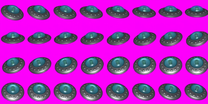
#> input picture tools/upscale/ufo gemini upscaled_fixed.png, 208 x 104 px, shrunk from 1444 x 720 before the run, given in place of ufosheet.png, which was not available; the run also reads 1 picture not shown here
$ python pack_small_asteroids.py 'ufo gemini upscaled_fixed.png' 'ufo gemini upscaled_padded.png' 5 5 1.0 out.png
#> lines starting #> are read from the running program, lines starting #| are printed output that depends on the picture; pictures that were not available may be replaced by others from this repository, and a replacement may not be noted
### tools/upscale/keycompare.py
"""Key out magenta from the GPT/Gemini UFO sheets and compare frame sequences."""
import numpy as np
from PIL import Image

ORIG = "../../web/EvilAliensWeb/wwwroot/Content/gfx/sprites/ufosheet.png"
GPT  = "ufo chatgpt upscaled.png"
GEM  = "ufo gemini upscaled.png"
ROWS, COLS = 4, 8

def key_magenta(rgb):
    """rgb HxWx3 uint8 on magenta -> RGBA straight alpha, despilled."""
    f = rgb.astype(np.float32)
    R, G, B = f[:, :, 0], f[:, :, 1], f[:, :, 2]
    m = (R + B) * 0.5 - G                     # high on magenta, ~0 on grey, <0 on teal
    T = 120.0
    a = np.clip(1.0 - m / T, 0.0, 1.0)
    # despill: remove magenta excess (min(R,B) above G) from R and B
    excess = np.clip(np.minimum(R, B) - G, 0, None)
    R2 = R - excess; B2 = B - excess
    out = np.zeros((*rgb.shape[:2], 4), np.uint8)
    out[:, :, 0] = np.clip(R2, 0, 255); out[:, :, 1] = np.clip(G, 0, 255)
    out[:, :, 2] = np.clip(B2, 0, 255); out[:, :, 3] = (a * 255 + 0.5).astype(np.uint8)
    return out

def cell(img, r, c):
    H, W = img.shape[:2]
    x0 = round(c * W / COLS); x1 = round((c + 1) * W / COLS)
    y0 = round(r * H / ROWS); y1 = round((r + 1) * H / ROWS)
    return img[y0:y1, x0:x1]

def orig_cell(img, r, c):
    return img[r*49:r*49+48, c*49:c*49+48]

def checker(rgba, Z):
    im = np.asarray(Image.fromarray(rgba, "RGBA").resize((Z, Z), Image.LANCZOS)).astype(float)
    a = im[:, :, 3:4] / 255.0
    bg = np.zeros((Z, Z, 3)); s = 10
    for y in range(0, Z, s):
        for x in range(0, Z, s):
            bg[y:y+s, x:x+s] = 90 if ((x//s + y//s) % 2) else 140
    return (im[:, :, :3] * a + bg * (1 - a)).astype(np.uint8)

orig = np.asarray(Image.open(ORIG).convert("RGBA"))
gpt  = key_magenta(np.asarray(Image.open(GPT).convert("RGB")))
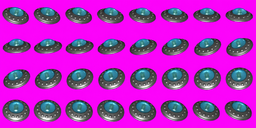
#> input picture tools/upscale/ufo chatgpt upscaled.png, 256 x 128 px, shrunk from 1775 x 886 before the run
gem  = key_magenta(np.asarray(Image.open(GEM).convert("RGB")))
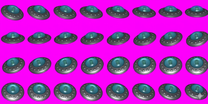
#> input picture tools/upscale/ufo gemini upscaled.png, 208 x 104 px, shrunk from 1444 x 720 before the run
#> in key_magenta (call 2), `out[:, :, 3] = (a * 255 + 0.5).astype(np.uint8)`:
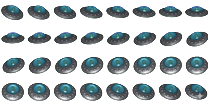
#> out: shape (104, 208, 4); mean of channels 0, 1, 2, 3 30.3, 37.5, 40.4, 94.4; transparent parts drawn white

Z = 240; gap = 8; row = 0; PICK = [0, 2, 4, 6]  # every-other frame, top row
def strip(getter, src, is_orig=False):
#> called with is_orig = True
    cells = []
    for c in PICK:
        rgba = orig_cell(src, row, c) if is_orig else getter(src, row, c)
        cells.append(checker(rgba, Z))
        cells.append(np.full((Z, gap, 3), 30, np.uint8))
#> after the loop, cells = 8 items
    return np.hstack(cells[:-1])

s_orig = strip(None, orig, True)
s_gpt  = strip(cell, gpt)
s_gem  = strip(cell, gem)
#> call 3 of strip, with is_orig = False
#> the loop in strip (call 3), `for c in PICK:` made 4 passes
#> pass 1, in checker (call 9), `im = np.asarray(Image.fromarray(rgba, "RGBA").resize((Z, Z), Image.LAN..`:
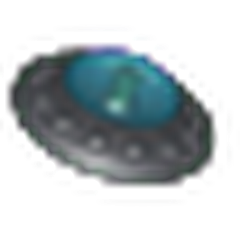
#> im: shape (240, 240, 4) float64; mean of channels 0, 1, 2, 3 32, 40.4, 44.6, 92.7; transparent parts drawn white
#> pass 1, in checker (call 9), `a = im[:, :, 3:4] / 255.0`:
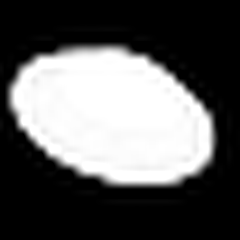
#> a: shape (240, 240, 1) float64; min 0, max 1, mean 0.364
#> in strip (call 3), `return np.hstack(cells[:-1])`:
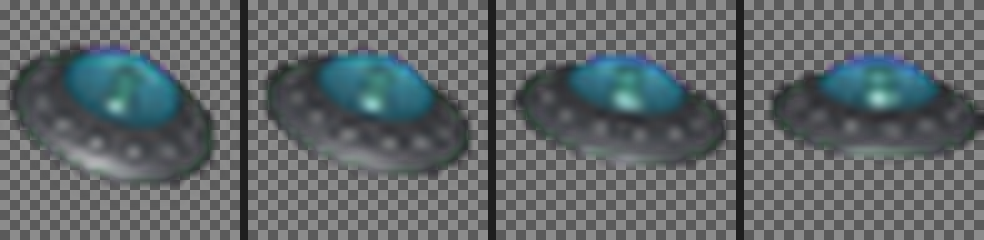
#> returned value: shape (240, 984, 3); mean of channels 0, 1, 2 97.8, 104, 106.2; drawn as R, G, B
vgap = np.full((gap, s_orig.shape[1], 3), 30, np.uint8)
full = np.vstack([s_orig, vgap, s_gpt, vgap, s_gem])
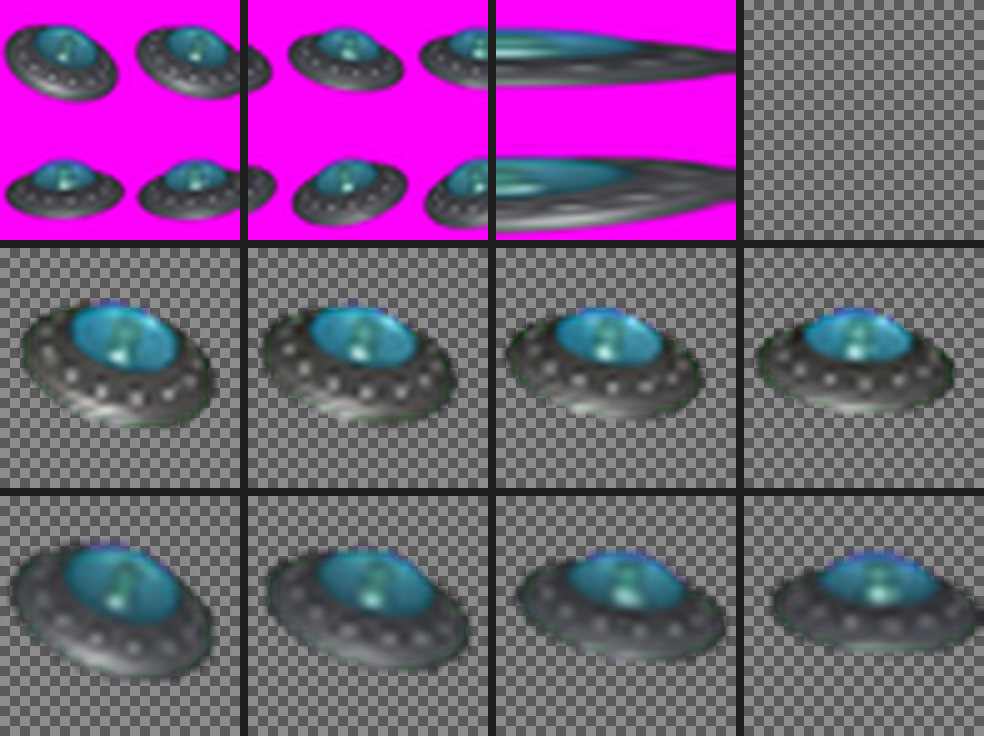
#> full: shape (736, 984, 3); mean R, G, B 117.4, 87.1, 125
Image.fromarray(full, "RGB").save("out/_rotation_check.png")
print("saved out/_rotation_check.png  (rows: ORIGINAL | CHATGPT | GEMINI, frames 0-7)")

# also full keyed sheets for the record
Image.fromarray(gpt, "RGBA").save("out/_ufo_chatgpt_keyed.png")
Image.fromarray(gem, "RGBA").save("out/_ufo_gemini_keyed.png")
print("saved keyed sheets")

### tools/upscale/pack_small_asteroids.py
"""Slice a grid of magenta-background asteroid variants, key them, and footprint-match each
to the ORIGINAL asteroid design * FACTOR -- i.e. the same recipe that made asteroid2 HD
(silhouette = orig_silhouette*3, canvas = orig_canvas*3), but at a LOWER factor so the
"normal" asteroids (drawn at scale 0.45) aren't massively oversampled.

The big asteroid keeps the 3x asteroid2; these small ones are for the random normal pool.
Single still frame each (rotation is a draw-time transform), straight alpha, design width =
orig canvas width (registered in AlienDrawableGameComponent.DesignFrameWidth), so on-screen
size + collision are IDENTICAL to the old Asteroid1..4 while using far fewer texels.

usage: python pack_small_asteroids.py <grid.png> <orig.png> <cols> <rows> <factor> <out_prefix>
  e.g. python pack_small_asteroids.py ../../new_assets_raw/asteroids_hd_smaller.png \
       ../../web/.../sprites/asteroid2.png.orig 2 2 1.5 out/asteroidsmall
writes <out_prefix>1.png .. <out_prefix>N.png (+ _preview.png on a checker).
"""
import sys, numpy as np
from PIL import Image
from keycompare import key_magenta

GRID, ORIG = sys.argv[1], sys.argv[2]
COLS, ROWS = int(sys.argv[3]), int(sys.argv[4])
FACTOR = float(sys.argv[5])
OUTP = sys.argv[6]


def sbbox(a, thr=40):
    ys, xs = np.where(a > thr)
    return xs.min(), ys.min(), xs.max(), ys.max()


orig = np.asarray(Image.open(ORIG).convert("RGBA"))
oH, oW = orig.shape[:2]
#> oH = 118; oW = 184
ox0, oy0, ox1, oy1 = sbbox(orig[:, :, 3])
#> ox0 = 0; oy0 = 0; ox1 = 183; oy1 = 117
osw, osh = ox1 - ox0 + 1, oy1 - oy0 + 1            # orig silhouette w,h
#> osw = 184; osh = 118
canW, canH = round(oW * FACTOR), round(oH * FACTOR)  # target canvas = orig canvas * factor
#> canW = 184; canH = 118
tsw, tsh = osw * FACTOR, osh * FACTOR                 # target silhouette = orig silhouette * factor
#> tsw = 184; tsh = 118
print(f"orig canvas {oW}x{oH} silhouette {osw}x{osh}  ->  canvas {canW}x{canH} silhouette ~{tsw:.0f}x{tsh:.0f} (x{FACTOR})")
#| orig canvas 184x118 silhouette 184x118  ->  canvas 184x118 silhouette ~184x118 (x1.0)

g = np.asarray(Image.open(GRID).convert("RGB"))
H, W = g.shape[:2]
#> H = 104; W = 208
cells = []
for r in range(ROWS):
    for c in range(COLS):
        quad = g[r * H // ROWS:(r + 1) * H // ROWS, c * W // COLS:(c + 1) * W // COLS]
        k = key_magenta(quad)
        x0, y0, x1, y1 = sbbox(k[:, :, 3])
        sil = k[y0:y1 + 1, x0:x1 + 1]
        sw, sh = sil.shape[1], sil.shape[0]
        sc = min(tsw / sw, tsh / sh)                 # footprint-match silhouette to orig*factor
        nw, nh = max(1, round(sw * sc)), max(1, round(sh * sc))
        im = Image.fromarray(sil, "RGBA").resize((nw, nh), Image.Resampling.LANCZOS)
        cv = Image.new("RGBA", (canW, canH), (0, 0, 0, 0))
        cv.alpha_composite(im, (round((canW - nw) / 2), round((canH - nh) / 2)))
        cells.append(cv)
#> after the loop, cells = 25 items

for i, cv in enumerate(cells, 1):
    cv.save(f"{OUTP}{i}.png")
    print(f"  wrote {OUTP}{i}.png  {cv.size}")
#> this loop made 25 passes
#|   wrote out.png1.png  (184, 118)
#|   wrote out.png2.png  (184, 118)
#|   wrote out.png3.png  (184, 118)
#|   wrote out.png4.png  (184, 118)
#|   wrote out.png5.png  (184, 118)
#|   wrote out.png6.png  (184, 118)
#|   wrote out.png7.png  (184, 118)
#|   wrote out.png8.png  (184, 118)
#> (further printed lines are left out)

# checker preview strip
Z = canH; gap = 6
#> after `Z = canH`: Z = 118
strip = Image.new("RGBA", (len(cells) * (canW + gap) - gap, canH), (0, 0, 0, 0))
for i, cv in enumerate(cells):
    strip.alpha_composite(cv, (i * (canW + gap), 0))
arr = np.asarray(strip).astype(float); sa = arr[:, :, 3:4] / 255
yy, xx = np.mgrid[0:strip.size[1], 0:strip.size[0]]
bg = np.where(((xx // 16 + yy // 16) % 2)[..., None] == 0, 70, 120).astype(float) * np.ones((1, 1, 3))
Image.fromarray((arr[:, :, :3] * sa + bg * (1 - sa)).astype(np.uint8), "RGB").save(f"{OUTP}_preview.png")
print(f"  preview {OUTP}_preview.png")
